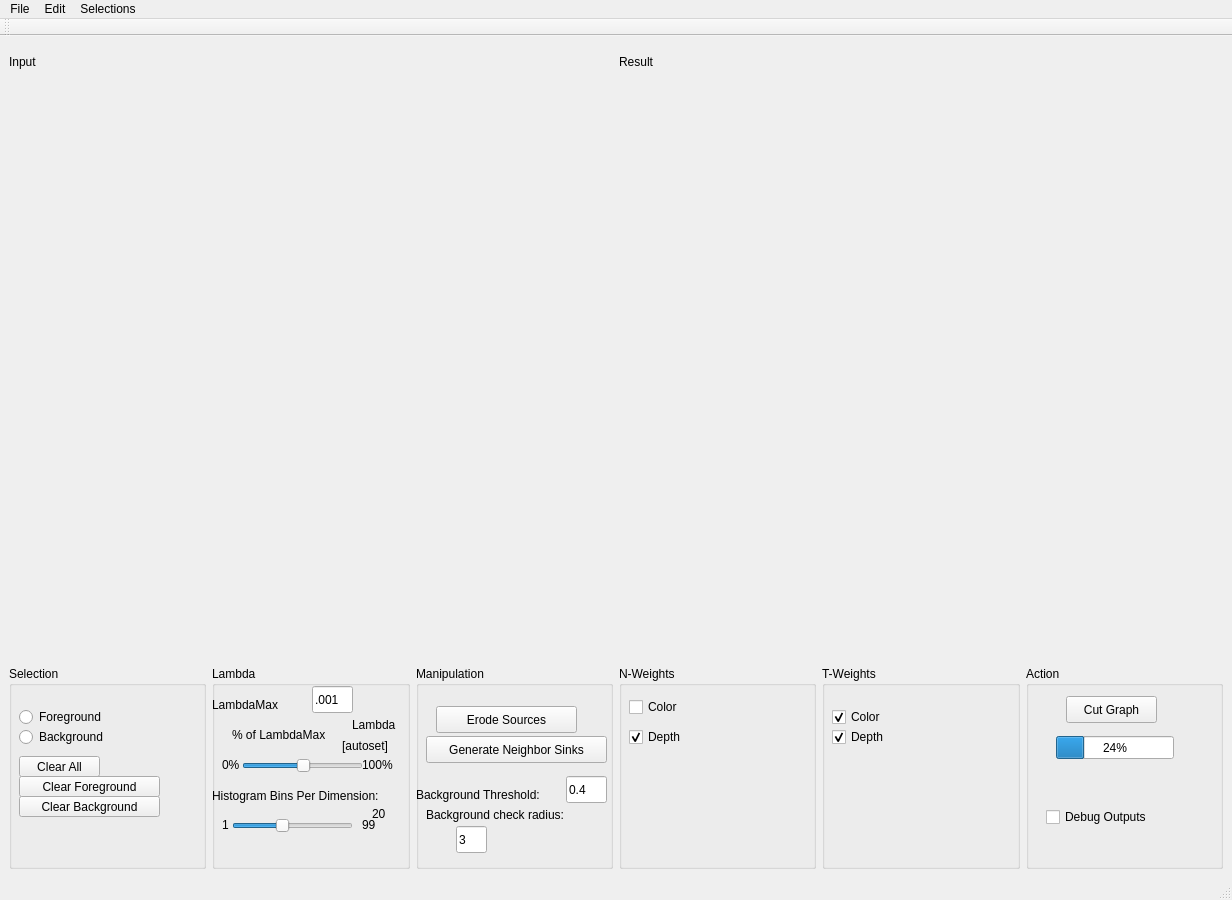
<?xml version="1.0" encoding="UTF-8"?>
<ui version="4.0">
 <class>MainWindow</class>
 <widget class="QMainWindow" name="MainWindow">
  <property name="geometry">
   <rect>
    <x>0</x>
    <y>0</y>
    <width>1232</width>
    <height>900</height>
   </rect>
  </property>
  <property name="minimumSize">
   <size>
    <width>900</width>
    <height>900</height>
   </size>
  </property>
  <property name="windowTitle">
   <string>Interactive LiDAR Segmentation</string>
  </property>
  <widget class="QWidget" name="centralwidget">
   <layout class="QGridLayout" name="gridLayout_2">
    <item row="0" column="0">
     <layout class="QGridLayout" name="gridLayout" rowstretch="1,17,6">
      <item row="0" column="0">
       <widget class="QLabel" name="label_9">
        <property name="text">
         <string>Input</string>
        </property>
       </widget>
      </item>
      <item row="0" column="1">
       <widget class="QLabel" name="label_10">
        <property name="text">
         <string>Result</string>
        </property>
       </widget>
      </item>
      <item row="1" column="0">
       <widget class="QVTKWidget" name="qvtkWidgetLeft" native="true"/>
      </item>
      <item row="1" column="1">
       <widget class="QVTKWidget" name="qvtkWidgetRight" native="true"/>
      </item>
      <item row="2" column="1">
       <layout class="QHBoxLayout" name="horizontalLayout">
        <item>
         <layout class="QVBoxLayout" name="verticalLayout_2">
          <item>
           <widget class="QGroupBox" name="groupBox_3">
            <property name="title">
             <string>N-Weights</string>
            </property>
            <widget class="QCheckBox" name="chkColorDifference">
             <property name="geometry">
              <rect>
               <x>10</x>
               <y>30</y>
               <width>95</width>
               <height>22</height>
              </rect>
             </property>
             <property name="text">
              <string>Color</string>
             </property>
            </widget>
            <widget class="QCheckBox" name="chkDepthDifference">
             <property name="geometry">
              <rect>
               <x>10</x>
               <y>60</y>
               <width>95</width>
               <height>22</height>
              </rect>
             </property>
             <property name="text">
              <string>Depth</string>
             </property>
             <property name="checked">
              <bool>true</bool>
             </property>
            </widget>
           </widget>
          </item>
         </layout>
        </item>
        <item>
         <layout class="QVBoxLayout" name="verticalLayout_6">
          <item>
           <widget class="QGroupBox" name="groupBox_4">
            <property name="title">
             <string>T-Weights</string>
            </property>
            <widget class="QCheckBox" name="chkDepthHistogram">
             <property name="geometry">
              <rect>
               <x>10</x>
               <y>60</y>
               <width>101</width>
               <height>22</height>
              </rect>
             </property>
             <property name="text">
              <string>Depth</string>
             </property>
             <property name="checked">
              <bool>true</bool>
             </property>
            </widget>
            <widget class="QCheckBox" name="chkColorHistogram">
             <property name="geometry">
              <rect>
               <x>10</x>
               <y>40</y>
               <width>95</width>
               <height>22</height>
              </rect>
             </property>
             <property name="text">
              <string>Color</string>
             </property>
             <property name="checked">
              <bool>true</bool>
             </property>
            </widget>
           </widget>
          </item>
         </layout>
        </item>
        <item>
         <layout class="QVBoxLayout" name="verticalLayout">
          <item>
           <widget class="QGroupBox" name="groupBox_5">
            <property name="title">
             <string>Action</string>
            </property>
            <widget class="QCheckBox" name="chkDebug">
             <property name="geometry">
              <rect>
               <x>20</x>
               <y>140</y>
               <width>131</width>
               <height>22</height>
              </rect>
             </property>
             <property name="text">
              <string>Debug Outputs</string>
             </property>
             <property name="checked">
              <bool>false</bool>
             </property>
            </widget>
            <widget class="QPushButton" name="btnCut">
             <property name="geometry">
              <rect>
               <x>40</x>
               <y>30</y>
               <width>91</width>
               <height>27</height>
              </rect>
             </property>
             <property name="text">
              <string>Cut Graph</string>
             </property>
            </widget>
            <widget class="QProgressBar" name="progressBar">
             <property name="geometry">
              <rect>
               <x>30</x>
               <y>70</y>
               <width>118</width>
               <height>23</height>
              </rect>
             </property>
             <property name="value">
              <number>24</number>
             </property>
            </widget>
           </widget>
          </item>
         </layout>
        </item>
       </layout>
      </item>
      <item row="2" column="0">
       <layout class="QHBoxLayout" name="horizontalLayout_2">
        <item>
         <layout class="QVBoxLayout" name="verticalLayout_5">
          <item>
           <widget class="QGroupBox" name="groupBox">
            <property name="title">
             <string>Selection</string>
            </property>
            <widget class="QRadioButton" name="radForeground">
             <property name="geometry">
              <rect>
               <x>10</x>
               <y>40</y>
               <width>111</width>
               <height>22</height>
              </rect>
             </property>
             <property name="text">
              <string>Foreground</string>
             </property>
            </widget>
            <widget class="QRadioButton" name="radBackground">
             <property name="geometry">
              <rect>
               <x>10</x>
               <y>60</y>
               <width>111</width>
               <height>22</height>
              </rect>
             </property>
             <property name="text">
              <string>Background</string>
             </property>
            </widget>
            <widget class="QPushButton" name="btnClearSelections">
             <property name="geometry">
              <rect>
               <x>10</x>
               <y>90</y>
               <width>81</width>
               <height>21</height>
              </rect>
             </property>
             <property name="text">
              <string>Clear All</string>
             </property>
            </widget>
            <widget class="QPushButton" name="btnClearForeground">
             <property name="geometry">
              <rect>
               <x>10</x>
               <y>110</y>
               <width>141</width>
               <height>21</height>
              </rect>
             </property>
             <property name="text">
              <string>Clear Foreground</string>
             </property>
            </widget>
            <widget class="QPushButton" name="btnClearBackground">
             <property name="geometry">
              <rect>
               <x>10</x>
               <y>130</y>
               <width>141</width>
               <height>21</height>
              </rect>
             </property>
             <property name="text">
              <string>Clear Background</string>
             </property>
            </widget>
           </widget>
          </item>
         </layout>
        </item>
        <item>
         <layout class="QVBoxLayout" name="verticalLayout_4">
          <item>
           <widget class="QGroupBox" name="groupBox_6">
            <property name="title">
             <string>Lambda</string>
            </property>
            <widget class="QLabel" name="label_3">
             <property name="geometry">
              <rect>
               <x>0</x>
               <y>30</y>
               <width>91</width>
               <height>17</height>
              </rect>
             </property>
             <property name="text">
              <string>LambdaMax</string>
             </property>
            </widget>
            <widget class="QLineEdit" name="txtLambdaMax">
             <property name="geometry">
              <rect>
               <x>100</x>
               <y>20</y>
               <width>41</width>
               <height>27</height>
              </rect>
             </property>
             <property name="toolTip">
              <string>The value of Lambda if the slider is set to 100%</string>
             </property>
             <property name="text">
              <string>.001</string>
             </property>
            </widget>
            <widget class="QLabel" name="label">
             <property name="geometry">
              <rect>
               <x>20</x>
               <y>60</y>
               <width>131</width>
               <height>17</height>
              </rect>
             </property>
             <property name="text">
              <string>% of LambdaMax</string>
             </property>
            </widget>
            <widget class="QLabel" name="label_6">
             <property name="geometry">
              <rect>
               <x>150</x>
               <y>90</y>
               <width>41</width>
               <height>17</height>
              </rect>
             </property>
             <property name="text">
              <string>100%</string>
             </property>
            </widget>
            <widget class="QLabel" name="label_5">
             <property name="geometry">
              <rect>
               <x>10</x>
               <y>90</y>
               <width>21</width>
               <height>17</height>
              </rect>
             </property>
             <property name="text">
              <string>0%</string>
             </property>
            </widget>
            <widget class="QSlider" name="sldLambda">
             <property name="geometry">
              <rect>
               <x>30</x>
               <y>90</y>
               <width>121</width>
               <height>19</height>
              </rect>
             </property>
             <property name="toolTip">
              <string>The percentage of LambdaMax to use as Lambda</string>
             </property>
             <property name="value">
              <number>50</number>
             </property>
             <property name="orientation">
              <enum>Qt::Horizontal</enum>
             </property>
            </widget>
            <widget class="QLabel" name="label_2">
             <property name="geometry">
              <rect>
               <x>0</x>
               <y>120</y>
               <width>171</width>
               <height>20</height>
              </rect>
             </property>
             <property name="text">
              <string>Histogram Bins Per Dimension:</string>
             </property>
            </widget>
            <widget class="QLabel" name="lblHistogramBins">
             <property name="geometry">
              <rect>
               <x>160</x>
               <y>140</y>
               <width>41</width>
               <height>16</height>
              </rect>
             </property>
             <property name="text">
              <string>20</string>
             </property>
            </widget>
            <widget class="QSlider" name="sldHistogramBins">
             <property name="geometry">
              <rect>
               <x>20</x>
               <y>150</y>
               <width>121</width>
               <height>19</height>
              </rect>
             </property>
             <property name="toolTip">
              <string>The higher this value, the more discriminative the regional term will be.</string>
             </property>
             <property name="value">
              <number>40</number>
             </property>
             <property name="orientation">
              <enum>Qt::Horizontal</enum>
             </property>
            </widget>
            <widget class="QLabel" name="label_8">
             <property name="geometry">
              <rect>
               <x>150</x>
               <y>150</y>
               <width>21</width>
               <height>17</height>
              </rect>
             </property>
             <property name="text">
              <string>99</string>
             </property>
            </widget>
            <widget class="QLabel" name="label_7">
             <property name="geometry">
              <rect>
               <x>10</x>
               <y>150</y>
               <width>16</width>
               <height>17</height>
              </rect>
             </property>
             <property name="text">
              <string>1</string>
             </property>
            </widget>
            <widget class="QLabel" name="lblLambda">
             <property name="geometry">
              <rect>
               <x>130</x>
               <y>70</y>
               <width>71</width>
               <height>20</height>
              </rect>
             </property>
             <property name="toolTip">
              <string>The final value of Labmda to use. When Lambda is high, there is no regularization. That is, each pixel decides its label independently (does not care about the labeling of its neighbors).</string>
             </property>
             <property name="text">
              <string>[autoset]</string>
             </property>
            </widget>
            <widget class="QLabel" name="label_4">
             <property name="geometry">
              <rect>
               <x>140</x>
               <y>50</y>
               <width>64</width>
               <height>17</height>
              </rect>
             </property>
             <property name="text">
              <string>Lambda</string>
             </property>
            </widget>
           </widget>
          </item>
         </layout>
        </item>
        <item>
         <layout class="QVBoxLayout" name="verticalLayout_3">
          <item>
           <widget class="QGroupBox" name="groupBox_2">
            <property name="title">
             <string>Manipulation</string>
            </property>
            <widget class="QPushButton" name="btnErodeSources">
             <property name="geometry">
              <rect>
               <x>20</x>
               <y>40</y>
               <width>141</width>
               <height>27</height>
              </rect>
             </property>
             <property name="text">
              <string>Erode Sources</string>
             </property>
            </widget>
            <widget class="QPushButton" name="btnGenerateNeighborSinks">
             <property name="geometry">
              <rect>
               <x>10</x>
               <y>70</y>
               <width>181</width>
               <height>27</height>
              </rect>
             </property>
             <property name="text">
              <string>Generate Neighbor Sinks</string>
             </property>
            </widget>
            <widget class="QLabel" name="label_13">
             <property name="geometry">
              <rect>
               <x>0</x>
               <y>120</y>
               <width>161</width>
               <height>17</height>
              </rect>
             </property>
             <property name="text">
              <string>Background Threshold:</string>
             </property>
            </widget>
            <widget class="QLineEdit" name="txtBackgroundThreshold">
             <property name="geometry">
              <rect>
               <x>150</x>
               <y>110</y>
               <width>41</width>
               <height>27</height>
              </rect>
             </property>
             <property name="text">
              <string>0.4</string>
             </property>
            </widget>
            <widget class="QLabel" name="label_11">
             <property name="geometry">
              <rect>
               <x>10</x>
               <y>140</y>
               <width>181</width>
               <height>17</height>
              </rect>
             </property>
             <property name="frameShape">
              <enum>QFrame::NoFrame</enum>
             </property>
             <property name="text">
              <string>Background check radius:</string>
             </property>
            </widget>
            <widget class="QLineEdit" name="txtBackgroundCheckRadius">
             <property name="geometry">
              <rect>
               <x>40</x>
               <y>160</y>
               <width>31</width>
               <height>27</height>
              </rect>
             </property>
             <property name="text">
              <string>3</string>
             </property>
            </widget>
           </widget>
          </item>
         </layout>
        </item>
       </layout>
      </item>
     </layout>
    </item>
   </layout>
  </widget>
  <widget class="QMenuBar" name="menubar">
   <property name="geometry">
    <rect>
     <x>0</x>
     <y>0</y>
     <width>1232</width>
     <height>25</height>
    </rect>
   </property>
   <widget class="QMenu" name="menuFile">
    <property name="title">
     <string>File</string>
    </property>
    <addaction name="actionOpenImage"/>
    <addaction name="actionSaveSegmentation"/>
    <addaction name="actionExit"/>
   </widget>
   <widget class="QMenu" name="menuEdit">
    <property name="title">
     <string>Edit</string>
    </property>
    <addaction name="actionFlipImage"/>
   </widget>
   <widget class="QMenu" name="menuSelections">
    <property name="title">
     <string>Selections</string>
    </property>
    <addaction name="actionSaveSelectionsAsImage"/>
    <addaction name="actionSaveSelectionsAsText"/>
    <addaction name="actionLoadSelectionsFromImage"/>
    <addaction name="actionLoadSelectionsFromText"/>
    <addaction name="actionLoadForegroundSelectionsFromImage"/>
   </widget>
   <addaction name="menuFile"/>
   <addaction name="menuEdit"/>
   <addaction name="menuSelections"/>
  </widget>
  <widget class="QStatusBar" name="statusbar"/>
  <widget class="QToolBar" name="toolBar">
   <property name="windowTitle">
    <string>toolBar</string>
   </property>
   <attribute name="toolBarArea">
    <enum>TopToolBarArea</enum>
   </attribute>
   <attribute name="toolBarBreak">
    <bool>false</bool>
   </attribute>
  </widget>
  <action name="actionOpenImage">
   <property name="text">
    <string>Open Image</string>
   </property>
  </action>
  <action name="actionOpen_Grayscale_Image">
   <property name="text">
    <string>Open As Grayscale Image</string>
   </property>
  </action>
  <action name="actionOpen_RGBDI_Image">
   <property name="text">
    <string>Open As RGBDI Image</string>
   </property>
  </action>
  <action name="actionSaveSegmentation">
   <property name="text">
    <string>Save Segmentation</string>
   </property>
  </action>
  <action name="actionFlipImage">
   <property name="text">
    <string>Flip Image</string>
   </property>
  </action>
  <action name="actionExit">
   <property name="text">
    <string>Exit</string>
   </property>
  </action>
  <action name="actionSaveSelectionsAsImage">
   <property name="text">
    <string>Save Selections as Image</string>
   </property>
  </action>
  <action name="actionSaveSelectionsAsText">
   <property name="text">
    <string>Save Selections as Text</string>
   </property>
  </action>
  <action name="actionLoadSelectionsFromImage">
   <property name="text">
    <string>Load Selections from Image</string>
   </property>
  </action>
  <action name="actionLoadSelectionsFromText">
   <property name="text">
    <string>Load Selections from Text</string>
   </property>
  </action>
  <action name="actionLoadForegroundSelectionsFromImage">
   <property name="text">
    <string>Load Foreground Selections from Image</string>
   </property>
  </action>
 </widget>
 <customwidgets>
  <customwidget>
   <class>QVTKWidget</class>
   <extends>QWidget</extends>
   <header>QVTKWidget.h</header>
  </customwidget>
 </customwidgets>
 <resources/>
 <connections>
  <connection>
   <sender>sldHistogramBins</sender>
   <signal>valueChanged(int)</signal>
   <receiver>lblHistogramBins</receiver>
   <slot>setNum(int)</slot>
   <hints>
    <hint type="sourcelabel">
     <x>294</x>
     <y>827</y>
    </hint>
    <hint type="destinationlabel">
     <x>394</x>
     <y>815</y>
    </hint>
   </hints>
  </connection>
 </connections>
</ui>
